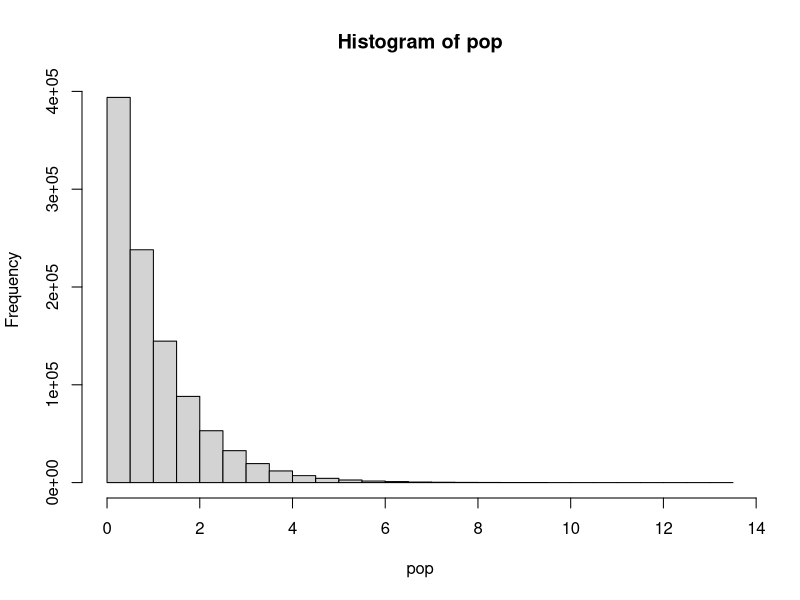
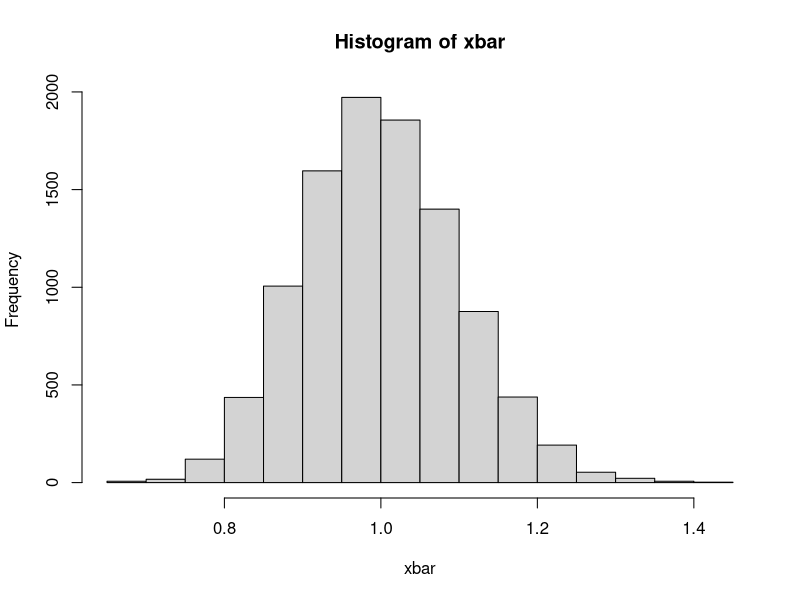

These charts were generated, in order, by the following R code:
#
set.seed(131347)
pop <- rgamma(1000000, shape = 1, rate = 1)
hist(pop)
#
mu <- mean(pop)
sigma <- sd(pop)*(999999/1000000)
c(mu, sigma)

# Change n from 10 to 1500
set.seed(441)
n <- 100
B <- 10000
xbar <- numeric(B)
for(i in 1:B){
  xs <- sample(pop, size = n, replace = TRUE)
  xbar[i] <- mean(xs)
}
hist(xbar)

##### 
mean(xbar <= mu - 2*sigma/sqrt(n))
pnorm(mu - 2*sigma/sqrt(n), mu, sigma/sqrt(n))
## Note there is too little area in the left tail to be a normal distribution!
mean(xbar)
sd(xbar)

e1071::skewness(xbar)
